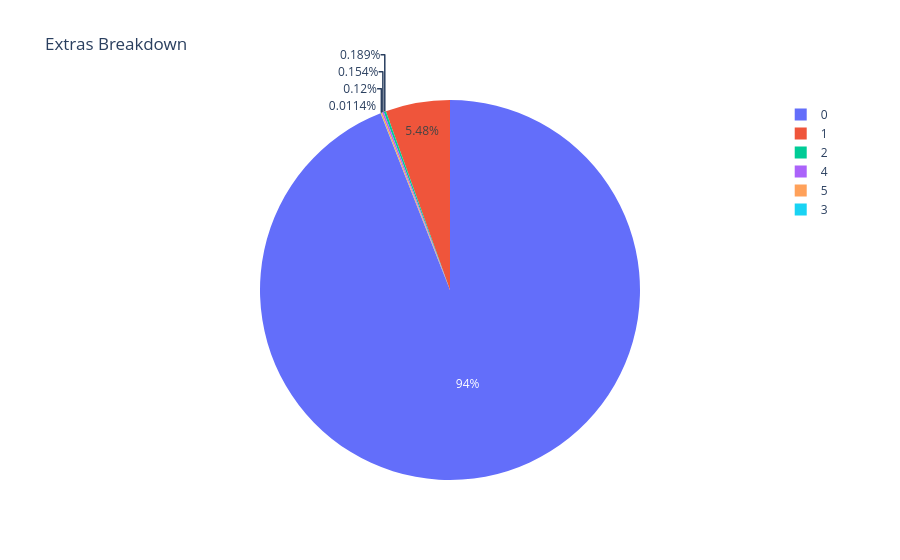

Here is the notebook cell this chart was saved with:
### Code cell
#  Extras Breakdown (Pie)
fig = px.pie(df, names="extras", title="Extras Breakdown")
fig.show()

### Figure 1 — Plotly figure (JSON) as saved in the notebook; plotly's stock layout.template omitted (floating-point values rounded to 4 significant figures; data arrays with more than 128 entries replaced by an {"elided": "..."} marker saying what was removed)
{"data": [{"domain": {"x": [0, 1], "y": [0, 1]}, "hovertemplate": "extras=%{label}<extra></extra>", "labels": {"elided": "17477 int values"}, "legendgroup": "", "name": "", "showlegend": true, "type": "pie"}], "layout": {"legend": {"tracegroupgap": 0}, "title": {"text": "Extras Breakdown"}}}
